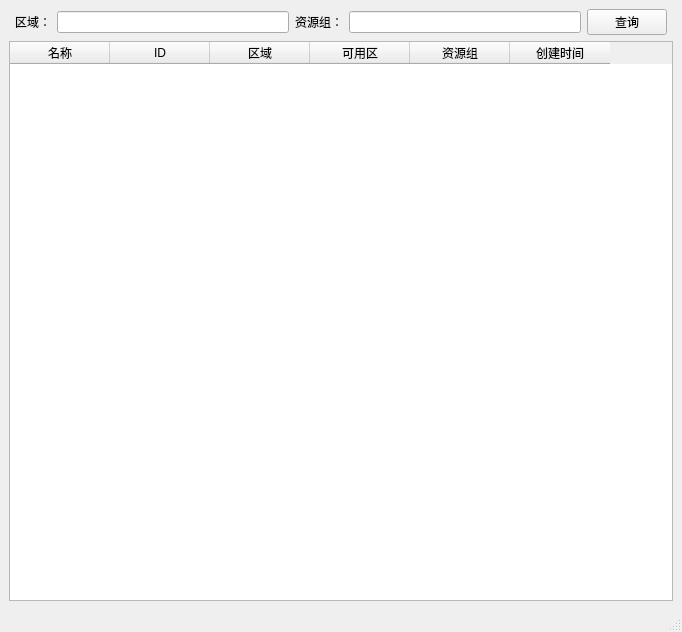
<?xml version="1.0" encoding="UTF-8"?>
<ui version="4.0">
 <class>MainWindow</class>
 <widget class="QMainWindow" name="MainWindow">
  <property name="geometry">
   <rect>
    <x>0</x>
    <y>0</y>
    <width>682</width>
    <height>632</height>
   </rect>
  </property>
  <property name="windowTitle">
   <string>MainWindow</string>
  </property>
  <widget class="QWidget" name="centralwidget">
   <layout class="QVBoxLayout" name="verticalLayout">
    <item>
     <layout class="QHBoxLayout" name="horizontalLayout">
      <item>
       <widget class="Line" name="line">
        <property name="orientation">
         <enum>Qt::Horizontal</enum>
        </property>
       </widget>
      </item>
      <item>
       <widget class="QLabel" name="label">
        <property name="text">
         <string>区域：</string>
        </property>
       </widget>
      </item>
      <item>
       <widget class="QLineEdit" name="lineEdit"/>
      </item>
      <item>
       <widget class="QLabel" name="label_2">
        <property name="text">
         <string>资源组：</string>
        </property>
       </widget>
      </item>
      <item>
       <widget class="QLineEdit" name="lineEdit_2"/>
      </item>
      <item>
       <widget class="QPushButton" name="pushButton">
        <property name="text">
         <string>查询</string>
        </property>
       </widget>
      </item>
      <item>
       <widget class="Line" name="line_2">
        <property name="orientation">
         <enum>Qt::Horizontal</enum>
        </property>
       </widget>
      </item>
     </layout>
    </item>
    <item>
     <widget class="QTableWidget" name="tableWidget">
      <column>
       <property name="text">
        <string>名称</string>
       </property>
      </column>
      <column>
       <property name="text">
        <string>ID</string>
       </property>
      </column>
      <column>
       <property name="text">
        <string>区域</string>
       </property>
      </column>
      <column>
       <property name="text">
        <string>可用区</string>
       </property>
      </column>
      <column>
       <property name="text">
        <string>资源组</string>
       </property>
      </column>
      <column>
       <property name="text">
        <string>创建时间</string>
       </property>
      </column>
     </widget>
    </item>
   </layout>
  </widget>
  <widget class="QStatusBar" name="statusbar"/>
 </widget>
 <resources/>
 <connections/>
</ui>
